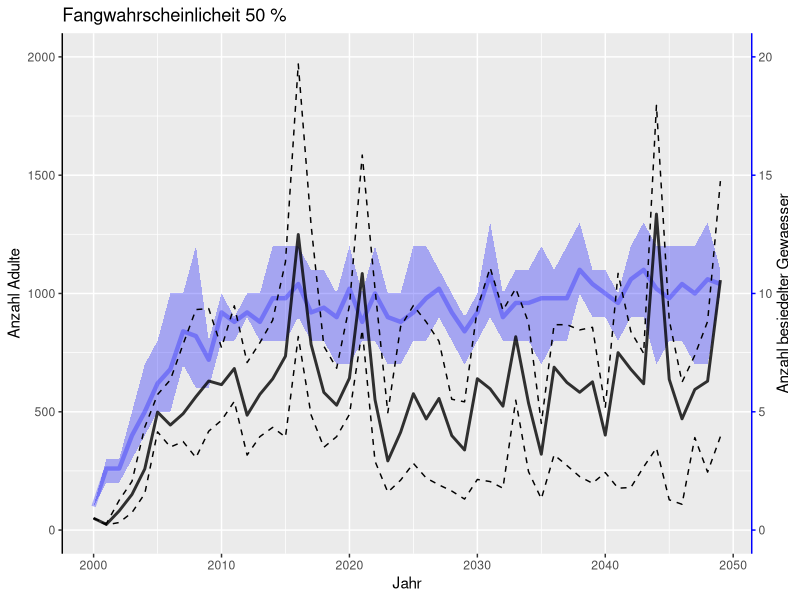
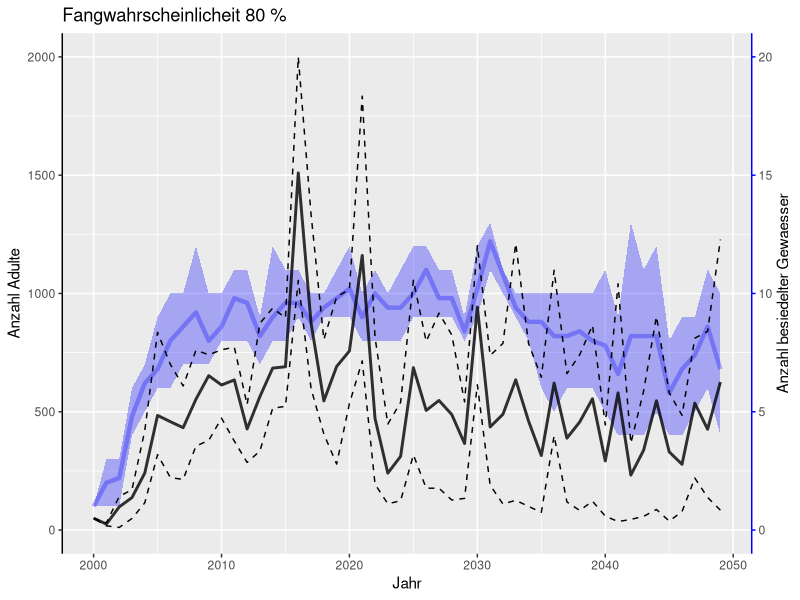
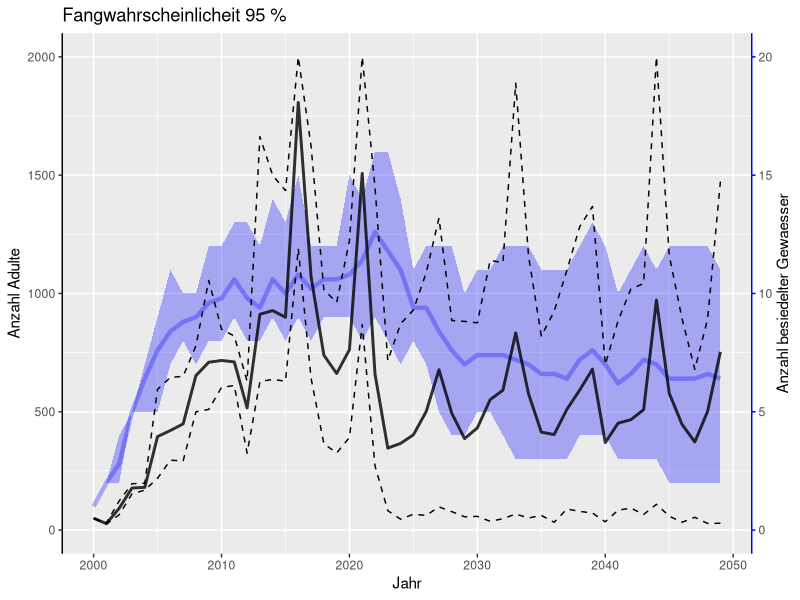
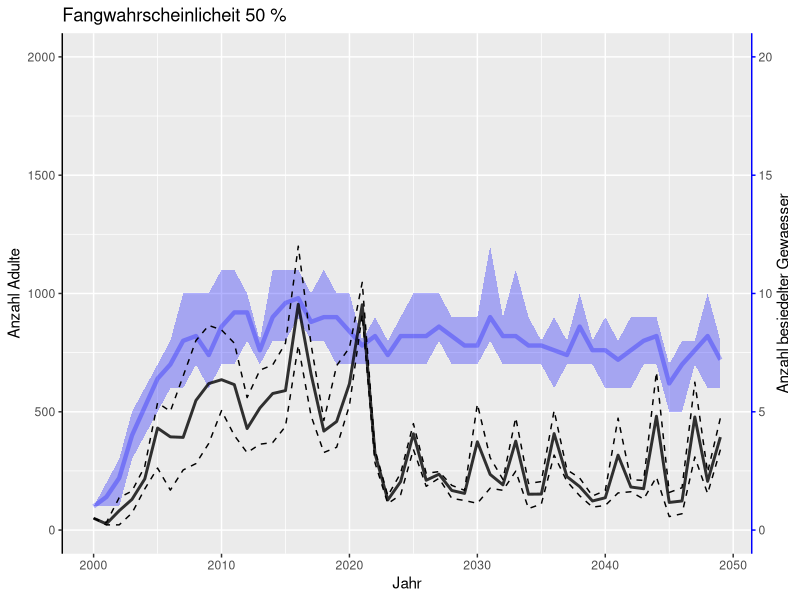
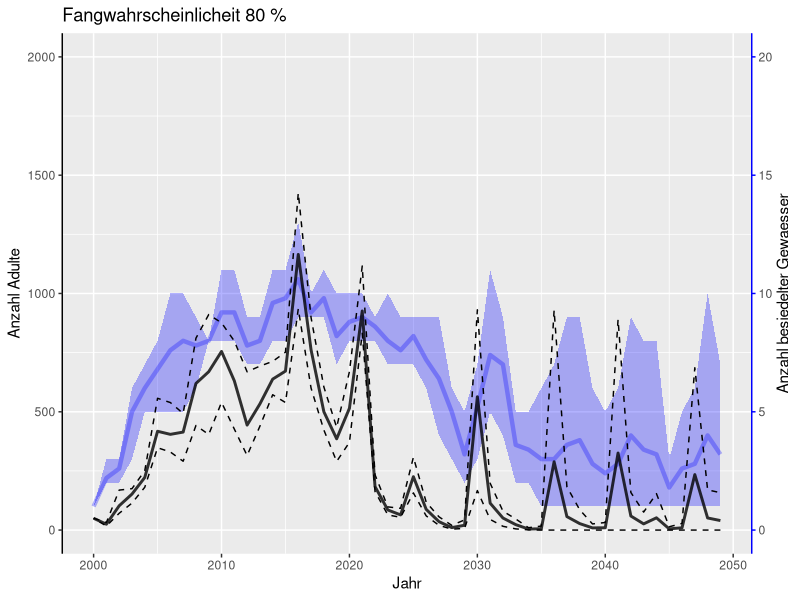
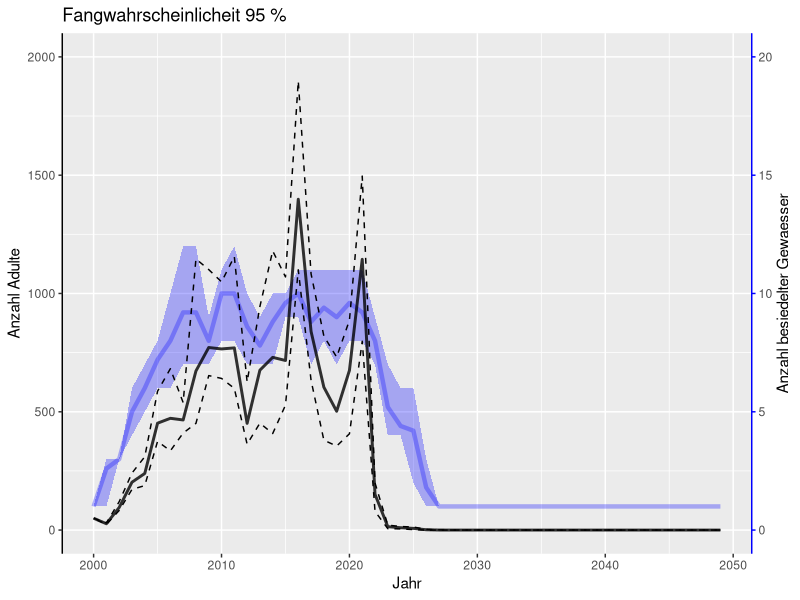

These charts were generated, in order, by the following R code:
library(tidyverse)

data_4_11 <- read.table("excel/resultate_4.11.csv",sep=',', fill=TRUE, header=TRUE, quote="\"")
data_11_11 <- read.table("excel/resultate_11.11.csv",sep=',', fill=TRUE, header=TRUE, quote="\"")
data_13_11 <- read.table("excel/resultate_13.11.csv",sep=',', fill=TRUE, header=TRUE, quote="\"")

str(data_13_11)


for (datum in 2:3){
  
  if (datum == 1) {
    data<-data_4_11
  } else if (datum == 2) {
     data<-data_11_11
  } else {
     data <- data_13_11
  }
  
  pondList <- c()
  pondCount <- c()
  for ( pond in 1:nrow(data)){
    text <- data[pond,ncol(data)]
    if (nchar(text) <= 4) {pondList[pond] <- NA}
    else {pondList[pond] <- strsplit(substring(text,3,nchar(text)-2),",")}
    pondCount[pond] <- length(unlist(pondList[pond]))
  }
  
  pondList_summary <- levels(as.factor(unlist(pondList)))
  pondList_count <- c()
  for (pond in 1:length(pondList_summary)){
    pondList_count[pond] <- 0
    for (list in 1:length(pondList)) {
      if (pondList_summary[pond] %in% pondList[list][[1]]) {pondList_count[pond] <- pondList_count[pond]+1}
    }
  }
  pondList_Count <- round(pondList_count / 750,2)
  pondBesiedelt <- cbind(pondList_summary, pondList_Count)
  
  
  if (datum==1){
    data_2 <- cbind(data[,1:ncol(data)-1],pondCount)
    colnames(data_2) <- c("currentDate","probCatch","egg", "larva", "juvenil", "adult", "adultSlipped", "adultNotSliped",
                      "totCatched_adult", "totCatched_juv", "eggs_tot","larva_tot","juv_tot", "adult_tot", "migrantJuv_tot", "migrantAdult_tot")
  } else {
  data_2 <- cbind(data[,1:ncol(data)-1],pondCount)
  
  colnames(data_2) <- c("simulation", "currentDate","probCatch","egg", "larva", "juvenil", "adult", "adultSlipped", "adultNotSlipped",
                      "totCatched_adult", "totCatched_juv", "eggs_tot","larva_tot","juv_tot", "adult_tot", "migrantJuv_tot", "migrantAdult_tot", "pondCount")
  }
  
  levels <- as.numeric(levels(as.factor(data_2$probCatch)))
  
  data_2$year <- as.integer(substring(data_2$currentDate,8,11))
  level_year <- as.numeric(levels(as.factor(data_2$year)))
  
  for (pc in 1:length(levels)) {
      
    data_pc <- data_2[data_2$probCatch==levels[pc],]
    
    data_min <- c()
    data_max <- c()
    data_mean <- c()
    pond_min <- c()
    pond_max <- c()
    pond_mean <- c()
    
    for (i in 1:length(level_year)) {
      data_min[i] <- min((data_pc %>% filter(data_pc$year==level_year[i]))$adult)
      data_max[i] <- max((data_pc %>% filter(data_pc$year==level_year[i]))$adult)
      data_mean[i] <- mean((data_pc %>% filter(data_pc$year==level_year[i]))$adult)
      pond_min[i] <- min((data_pc %>% filter(data_pc$year==level_year[i]))$pondCount)*100
      pond_max[i] <- max((data_pc %>% filter(data_pc$year==level_year[i]))$pondCount)*100
      pond_mean[i] <- mean((data_pc %>% filter(data_pc$year==level_year[i]))$pondCount)*100
    }
    
    data_graph <- data.frame(
      year = level_year,
      min = data_min,
      max = data_max,
      mean = data_mean,
      pond_min = pond_min,
      pond_max = pond_max,
      pond_mean = pond_mean
    )
    
    filter_year <- (data_graph %>% filter(data_graph$max > 2000))$year
    if (length(filter_year > 1)) {
      for (fy in 1:length(filter_year)) {
        data_graph[data_graph$year==filter_year[fy],3] <- 2000
      }
    }
    
    assign(paste("data_res",datum,pc,sep="_"),data_graph)
    
    assign(paste("graph_res",datum,pc,sep="_"), ggplot(data_graph, aes(year, mean)) + 
          # geom_point(aes(y=pond_mean,x=year),shape=15,color='blue',size=1.5, alpha=0.5) +
          geom_ribbon(aes(ymin=pond_min,ymax=pond_max), fill='blue', alpha=0.3) +
          geom_line(aes(y=pond_mean,x=year),color='blue',linewidth=1.5,alpha=0.3) +
          # geom_point() +
          geom_ribbon(aes(ymin=min,ymax=max), color='black',linetype=2, fill=NA) +
          geom_line(color='black',size=1,alpha=0.8) +
          # geom_linerange(aes(ymin=min, ymax=max)) +
          ggtitle(paste("Fangwahrscheinlicheit", paste(levels[pc]*100,'%'), sep=" ")) +
          ylab(("Anzahl Adulte")) +
          xlab("Jahr") + 
          scale_y_continuous(limits=c(0,2000),
            sec.axis = sec_axis(~./100,name="Anzahl besiedelter Gewaesser")
          ) +
          theme(axis.title.y.right=element_text(angle = 90),
                axis.line.y.right=element_line(colour='blue'),
                axis.ticks.y.right=element_line(colour='blue'),
                axis.line.y.left=element_line(colour='black'))
      )
    }
}

  # ##### alte Daten
  # 
  # 
  # data <- data1
  # 
  # levels <- as.numeric(levels(as.factor(data$probCatch)))
  # 
  # data$year <- as.integer(substring(data$currentDate,8,11))
  # level_year <- as.numeric(levels(as.factor(data$year)))
  # data$fangquote_adult <- data$totCatched_adult/data$adult
  # 
  # for ( pc in 1:length(levels)) {
  #   
  #   data_pc <- data[data$probCatch==levels[pc],]
  #   
  #   data_min <- c()
  #   data_max <- c()
  #   data_mean <- c()
  #   data_fangquote_1 <- c()
  #   data_fangquote_2 <- c()
  #   data_fangquote_3 <- c()
  #   
  #   for (i in 1:length(level_year)) {
  #     data_min[i] <- min((data_pc %>% filter(data_pc$year==level_year[i]))$adult)
  #     data_max[i] <- max((data_pc %>% filter(data_pc$year==level_year[i]))$adult)
  #     data_mean[i] <- mean((data_pc %>% filter(data_pc$year==level_year[i]))$adult)
  #     data_fangquote_1[i] <- (data_pc %>% filter(data_pc$year==level_year[i]))$fangquote_adult[1]
  #     data_fangquote_2[i] <- (data_pc %>% filter(data_pc$year==level_year[i]))$fangquote_adult[2]
  #     data_fangquote_3[i] <- (data_pc %>% filter(data_pc$year==level_year[i]))$fangquote_adult[3]
  #   }
  #   
  #   data_graph <- data.frame(
  #     year = level_year,
  #     min = data_min,
  #     max = data_max,
  #     mean = data_mean,
  #     fq_1 = data_fangquote_1*2000,
  #     fq_2 = data_fangquote_2*2000,
  #     fq_3 = data_fangquote_3*2000
  #   )
  #   filter_year <- (data_graph %>% filter(data_graph$max > 2000))$year
  #   data_graph[data_graph$year==filter_year,3] <- 2000
  #   
  #   assign(paste("adult_alt",pc,sep=""), ggplot(data_graph, aes(year, mean)) + 
  #            geom_point() +
  #            # geom_point(aes(year, fq_1), shape=4, color='grey')  +
  #            geom_linerange(aes(ymin=min, ymax=max)) +
  #            ggtitle(paste("Fangwahrscheinlicheit", levels[pc], sep=" ")) +
  #            ylab(("Anzahl Adulte")) +
  #            xlab("Jahr")
  #          # scale_y_continuous(limits=c(0,2000),
  #          # sec.axis = sec_axis(~./2000,name="Fangquote in %"))
  #   )
  # }
# }